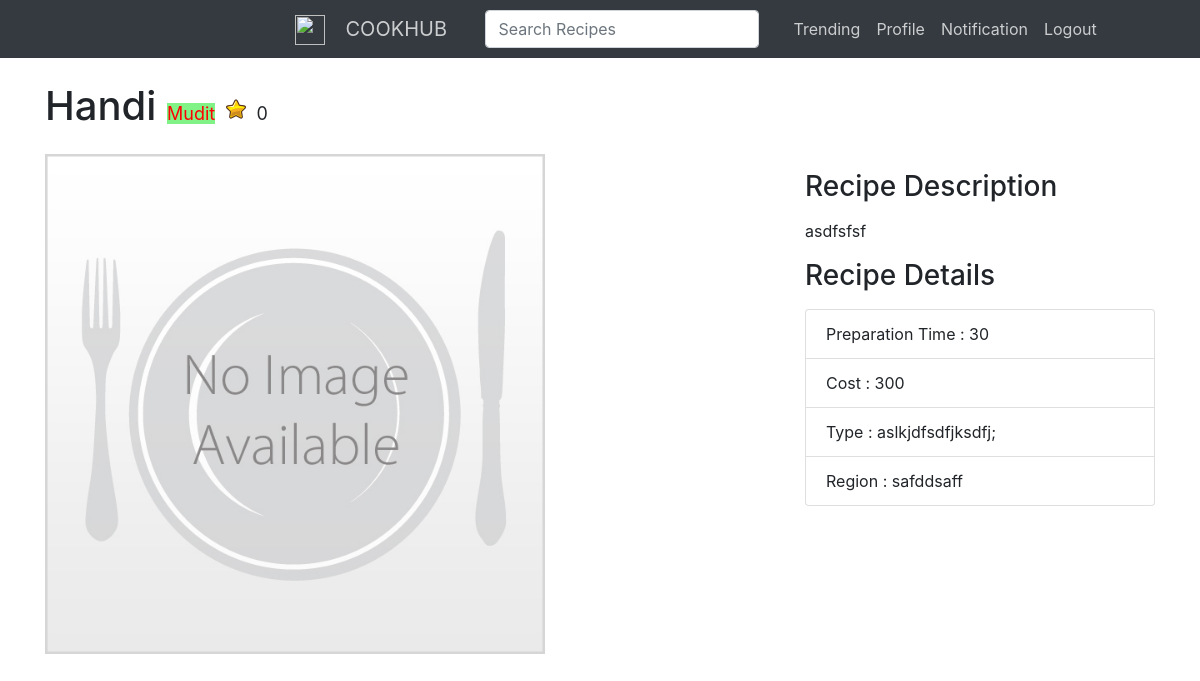
The app's page /recipe/5 (signed in), older data.
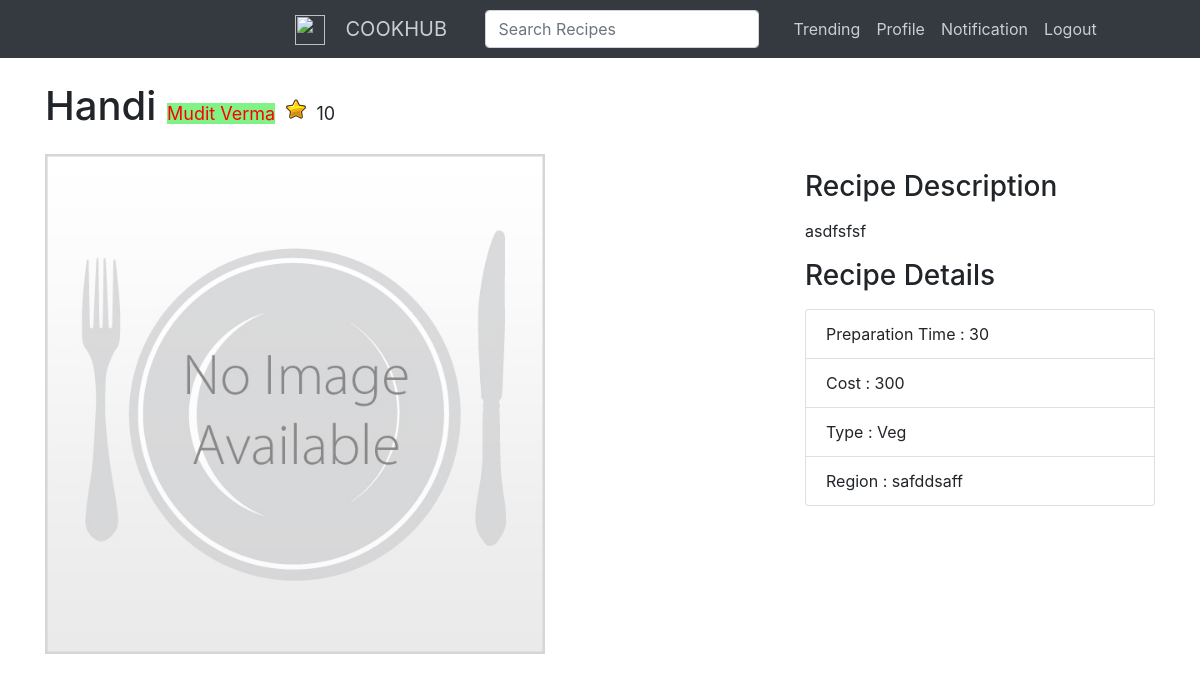
The same page, newer data.
### dbrun.py (models this page shows)
class Person(db.Model):
	id = db.Column(db.Integer , primary_key = True )
	email = db.Column(db.String(80), unique=True)
	password = db.Column(db.String(30),nullable=False)
	name = db.Column(db.String(30),nullable=False)
	location = db.Column(db.String(30),nullable=False)
	recruitment = db.Column(db.String(1),nullable=False)
	age = db.Column(db.Integer,nullable=False)
	gender = db.Column(db.String(1),nullable=False)
	expertise = db.Column(db.String(15),nullable=False)
	image = db.Column(db.String(300))
	mycooks = db.relationship('Cooks', backref='person', lazy=True)

class Cooks(db.Model):
	id = db.Column(db.Integer , primary_key = True, autoincrement=True)
	name = db.Column(db.String(30),nullable=False)
	preptime = db.Column(db.Integer,nullable=False)
	ctype = db.Column(db.String(30),nullable=False)
	cost = db.Column(db.Integer,nullable=False)
	region = db.Column(db.String(30),nullable=False)
	public = db.Column(db.String(1),nullable=False)
	image = db.Column(db.String(300))
	description = db.Column(db.String(200) , default='None Provided.')
	star = db.Column(db.Integer, default=0)
	stages = db.relationship('Stages',backref='cook',lazy=True)
	personid = db.Column(db.Integer,db.ForeignKey('person.id'),nullable=False)

### main.py (the view)
@app.route('/recipe/<id>')
@login_required
def recipe(id):
	cook = Cooks.query.filter_by(id=id).first()
	person = Person.query.filter_by(id=cook.personid).first()
	return render_template('after_login/recipe.html', cook = cook , person = person)

### main.py (called while the page is built)
def login_required(f):
    @wraps(f)
    def decorated_function(*args, **kwargs):
        if g.user is None:
        	flash('Login Required!')
        	return redirect(url_for('home'))
        return f(*args, **kwargs)
    return decorated_function

@app.before_request
def before_request():
	g.user = None
	if 'user' in session :
		g.user = session['user']

@app.after_request
def add_header(response):
	response.headers['Cache-Control'] = 'no-cache, no-store, must-revalidate'
	response.headers['Pragma'] = 'no-cache'
	response.headers['X-UA-Compatible'] = 'IE=Edge,chrome=1'
	if ('Cache-Control' not in response.headers):
		response.headers['Cache-Control'] = 'public, max-age=600'
	return response

### templates/after_login/recipe.html (shortened to what this page needs)
{% extends "after_login/layout.html" %}
{% block body %}
<div class="container">
      <h1 class="my-4" style="text-color:#343a40;">{{ cook.name }}
        <a href="{{ url_for('profile_page', id=person.id) }}"><small style="font-size:18px;background:#81f286;">{{ person.name }}</small></a>
	<img src="{{ url_for('static',filename='star.svg') }}" style="height:20px;" >
	<small style="font-size:18px;">{{ cook.star }}</small>
      </h1>
      <div class="row">
        <div class="col-md-8">
          <img class="img-fluid" src="{{ cook.image }}" alt="" style="height:500px;">
        </div>
        <div class="col-md-4">
          <h3 class="my-3">Recipe Description</h3>
          <p>{{ cook.description }}</p>
          <h3 class="my-3">Recipe Details</h3>
          <ul class="list-group">
            <li class="list-group-item">Preparation Time : {{ cook.preptime }}</li>
            <li class="list-group-item">Cost : {{ cook.cost }}</li>
            <li class="list-group-item">Type : {{ cook.ctype }}</li>
            <li class="list-group-item">Region : {{ cook.region }}</li>
          </ul>
        </div>
      </div>
    </div>
{% endblock %}

Row changes from the older to the newer data that the page shows:
changed Cooks "Handi": star "0" → "10"; ctype "aslkjdfsdfjksdfj;" → "Veg"
changed Person: name "Mudit" → "Mudit Verma"
